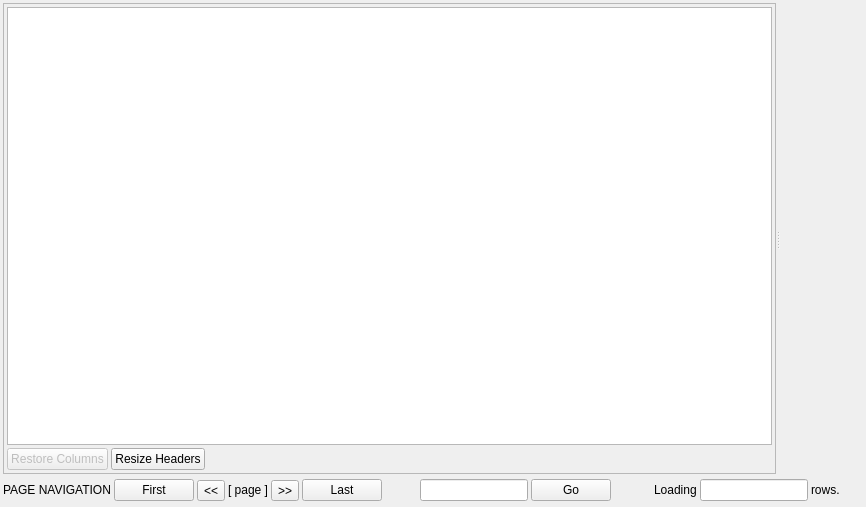
<ui version="4.0" >
 <class>DataTab</class>
 <widget class="QWidget" name="DataTab" >
  <property name="geometry" >
   <rect>
    <x>0</x>
    <y>0</y>
    <width>866</width>
    <height>507</height>
   </rect>
  </property>
  <property name="windowTitle" >
   <string>Table Data Tab</string>
  </property>
  <layout class="QVBoxLayout" >
   <property name="spacing" >
    <number>3</number>
   </property>
   <property name="leftMargin" >
    <number>3</number>
   </property>
   <property name="topMargin" >
    <number>3</number>
   </property>
   <property name="rightMargin" >
    <number>3</number>
   </property>
   <property name="bottomMargin" >
    <number>3</number>
   </property>
   <item>
    <widget class="QSplitter" name="splitter" >
     <property name="sizePolicy" >
      <sizepolicy vsizetype="Expanding" hsizetype="Expanding" >
       <horstretch>0</horstretch>
       <verstretch>0</verstretch>
      </sizepolicy>
     </property>
     <property name="orientation" >
      <enum>Qt::Horizontal</enum>
     </property>
     <widget class="QFrame" name="frame" >
      <property name="frameShape" >
       <enum>QFrame::StyledPanel</enum>
      </property>
      <property name="frameShadow" >
       <enum>QFrame::Raised</enum>
      </property>
      <property name="lineWidth" >
       <number>0</number>
      </property>
      <layout class="QGridLayout" >
       <property name="leftMargin" >
        <number>3</number>
       </property>
       <property name="topMargin" >
        <number>3</number>
       </property>
       <property name="rightMargin" >
        <number>3</number>
       </property>
       <property name="bottomMargin" >
        <number>3</number>
       </property>
       <property name="horizontalSpacing" >
        <number>3</number>
       </property>
       <property name="verticalSpacing" >
        <number>3</number>
       </property>
       <item row="0" column="0" >
        <widget class="QTableWidget" name="tableWidget" >
         <property name="selectionMode" >
          <enum>QAbstractItemView::SingleSelection</enum>
         </property>
        </widget>
       </item>
       <item row="1" column="0" >
        <layout class="QHBoxLayout" >
         <property name="spacing" >
          <number>3</number>
         </property>
         <property name="leftMargin" >
          <number>0</number>
         </property>
         <property name="topMargin" >
          <number>0</number>
         </property>
         <property name="rightMargin" >
          <number>0</number>
         </property>
         <property name="bottomMargin" >
          <number>0</number>
         </property>
         <item>
          <widget class="QPushButton" name="restoreColsButton" >
           <property name="enabled" >
            <bool>false</bool>
           </property>
           <property name="text" >
            <string>Restore Columns</string>
           </property>
          </widget>
         </item>
         <item>
          <widget class="QPushButton" name="resizeButton" >
           <property name="text" >
            <string>Resize Headers</string>
           </property>
          </widget>
         </item>
         <item>
          <widget class="QLabel" name="filterLabel" >
           <property name="text" >
            <string/>
           </property>
          </widget>
         </item>
         <item>
          <spacer>
           <property name="orientation" >
            <enum>Qt::Horizontal</enum>
           </property>
           <property name="sizeHint" >
            <size>
             <width>721</width>
             <height>20</height>
            </size>
           </property>
          </spacer>
         </item>
        </layout>
       </item>
      </layout>
     </widget>
     <widget class="QWidget" native="1" name="sideWidget" >
      <property name="sizePolicy" >
       <sizepolicy vsizetype="Expanding" hsizetype="Preferred" >
        <horstretch>0</horstretch>
        <verstretch>0</verstretch>
       </sizepolicy>
      </property>
     </widget>
    </widget>
   </item>
   <item>
    <layout class="QHBoxLayout" >
     <property name="spacing" >
      <number>3</number>
     </property>
     <item>
      <widget class="QLabel" name="label" >
       <property name="sizePolicy" >
        <sizepolicy vsizetype="Fixed" hsizetype="Preferred" >
         <horstretch>0</horstretch>
         <verstretch>0</verstretch>
        </sizepolicy>
       </property>
       <property name="text" >
        <string>PAGE NAVIGATION</string>
       </property>
      </widget>
     </item>
     <item>
      <widget class="QPushButton" name="firstButton" >
       <property name="text" >
        <string>First</string>
       </property>
      </widget>
     </item>
     <item>
      <widget class="QToolButton" name="backButton" >
       <property name="text" >
        <string>&lt;&lt;</string>
       </property>
      </widget>
     </item>
     <item>
      <widget class="QLabel" name="pageLabel" >
       <property name="sizePolicy" >
        <sizepolicy vsizetype="Fixed" hsizetype="Preferred" >
         <horstretch>0</horstretch>
         <verstretch>0</verstretch>
        </sizepolicy>
       </property>
       <property name="text" >
        <string>[ page ]</string>
       </property>
      </widget>
     </item>
     <item>
      <widget class="QToolButton" name="forwardButton" >
       <property name="text" >
        <string>>></string>
       </property>
      </widget>
     </item>
     <item>
      <widget class="QPushButton" name="lastButton" >
       <property name="text" >
        <string>Last</string>
       </property>
      </widget>
     </item>
     <item>
      <spacer>
       <property name="orientation" >
        <enum>Qt::Horizontal</enum>
       </property>
       <property name="sizeType" >
        <enum>QSizePolicy::Fixed</enum>
       </property>
       <property name="sizeHint" >
        <size>
         <width>35</width>
         <height>27</height>
        </size>
       </property>
      </spacer>
     </item>
     <item>
      <widget class="QLineEdit" name="pageEdit" >
       <property name="sizePolicy" >
        <sizepolicy vsizetype="Fixed" hsizetype="Fixed" >
         <horstretch>0</horstretch>
         <verstretch>0</verstretch>
        </sizepolicy>
       </property>
       <property name="minimumSize" >
        <size>
         <width>100</width>
         <height>0</height>
        </size>
       </property>
       <property name="maximumSize" >
        <size>
         <width>150</width>
         <height>16777215</height>
        </size>
       </property>
      </widget>
     </item>
     <item>
      <widget class="QPushButton" name="goButton" >
       <property name="text" >
        <string>Go</string>
       </property>
      </widget>
     </item>
     <item>
      <spacer>
       <property name="orientation" >
        <enum>Qt::Horizontal</enum>
       </property>
       <property name="sizeType" >
        <enum>QSizePolicy::Fixed</enum>
       </property>
       <property name="sizeHint" >
        <size>
         <width>40</width>
         <height>27</height>
        </size>
       </property>
      </spacer>
     </item>
     <item>
      <widget class="QLabel" name="label_3" >
       <property name="sizePolicy" >
        <sizepolicy vsizetype="Fixed" hsizetype="Preferred" >
         <horstretch>0</horstretch>
         <verstretch>0</verstretch>
        </sizepolicy>
       </property>
       <property name="text" >
        <string>Loading</string>
       </property>
      </widget>
     </item>
     <item>
      <widget class="QLineEdit" name="loadEdit" >
       <property name="sizePolicy" >
        <sizepolicy vsizetype="Fixed" hsizetype="Fixed" >
         <horstretch>0</horstretch>
         <verstretch>0</verstretch>
        </sizepolicy>
       </property>
       <property name="minimumSize" >
        <size>
         <width>100</width>
         <height>0</height>
        </size>
       </property>
       <property name="maximumSize" >
        <size>
         <width>265</width>
         <height>16777215</height>
        </size>
       </property>
      </widget>
     </item>
     <item>
      <widget class="QLabel" name="label_2" >
       <property name="sizePolicy" >
        <sizepolicy vsizetype="Fixed" hsizetype="Preferred" >
         <horstretch>0</horstretch>
         <verstretch>0</verstretch>
        </sizepolicy>
       </property>
       <property name="text" >
        <string>rows.</string>
       </property>
      </widget>
     </item>
     <item>
      <spacer>
       <property name="orientation" >
        <enum>Qt::Horizontal</enum>
       </property>
       <property name="sizeHint" >
        <size>
         <width>16</width>
         <height>27</height>
        </size>
       </property>
      </spacer>
     </item>
    </layout>
   </item>
  </layout>
 </widget>
 <tabstops>
  <tabstop>tableWidget</tabstop>
  <tabstop>pageEdit</tabstop>
  <tabstop>goButton</tabstop>
  <tabstop>loadEdit</tabstop>
 </tabstops>
 <resources>
  <include location="actions.qrc" />
 </resources>
 <connections>
  <connection>
   <sender>pageEdit</sender>
   <signal>returnPressed()</signal>
   <receiver>goButton</receiver>
   <slot>click()</slot>
   <hints>
    <hint type="sourcelabel" >
     <x>522</x>
     <y>474</y>
    </hint>
    <hint type="destinationlabel" >
     <x>600</x>
     <y>475</y>
    </hint>
   </hints>
  </connection>
  <connection>
   <sender>loadEdit</sender>
   <signal>returnPressed()</signal>
   <receiver>goButton</receiver>
   <slot>click()</slot>
   <hints>
    <hint type="sourcelabel" >
     <x>863</x>
     <y>474</y>
    </hint>
    <hint type="destinationlabel" >
     <x>600</x>
     <y>475</y>
    </hint>
   </hints>
  </connection>
 </connections>
</ui>
